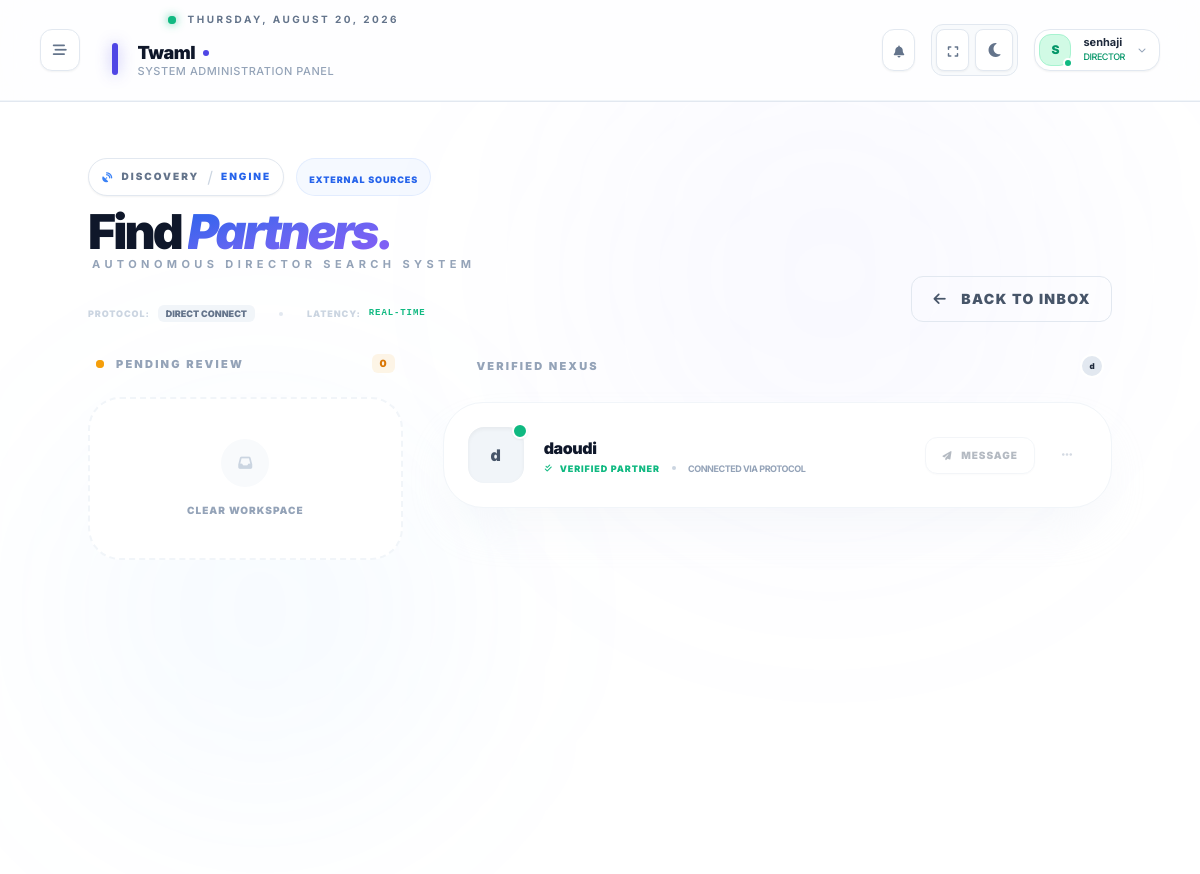
/communication/connections/ (signed in), run on an earlier commit of the app's database.
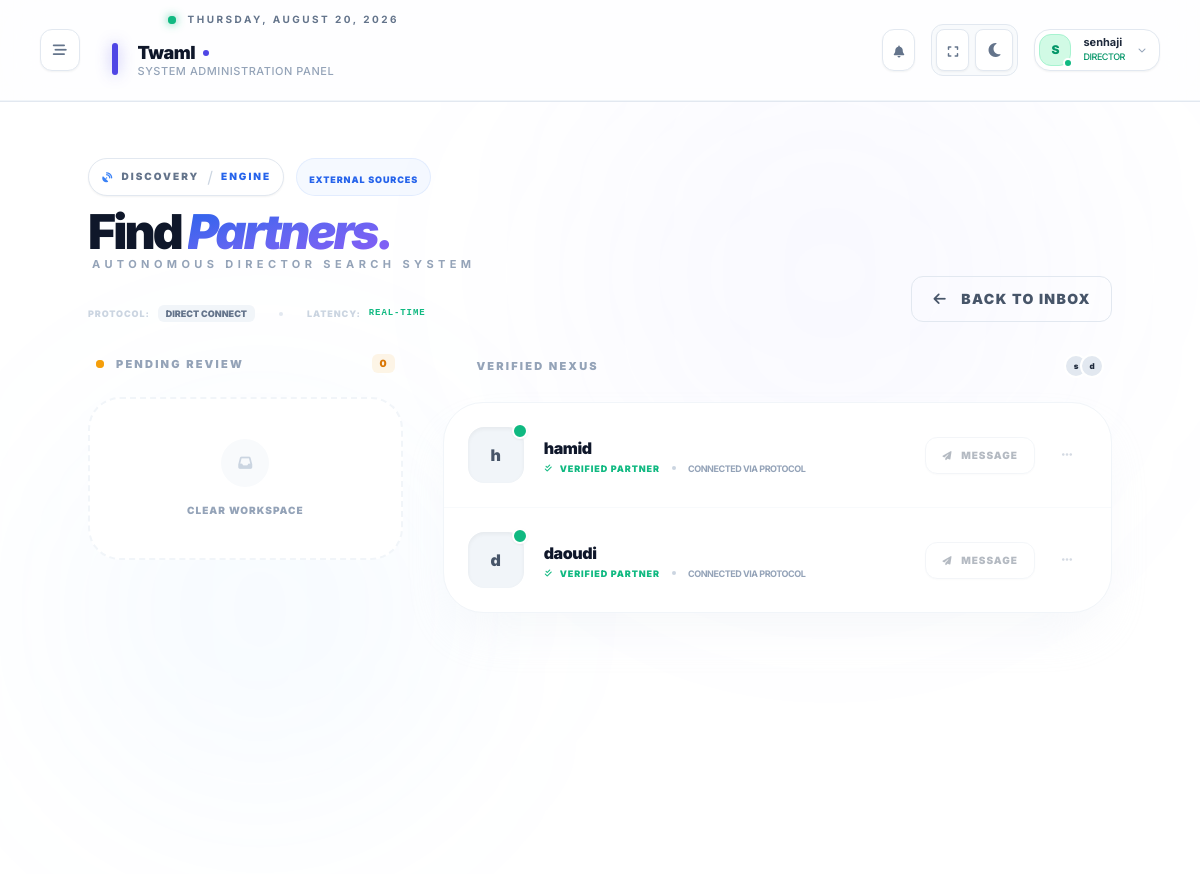
And on a later commit of the database.
### communication/models.py (models this page shows, shortened)
class DirectorConnection(models.Model):
    from_director = models.ForeignKey(
        Director,
        on_delete=models.CASCADE,
        related_name="connections_initiated"
    )
    to_director = models.ForeignKey(
        Director,
        on_delete=models.CASCADE,
        related_name="connections_received"
    )
    is_confirmed = models.BooleanField(default=False)
    created_at = models.DateTimeField(auto_now_add=True)
    updated_at = models.DateTimeField(auto_now=True)
    class Meta:
        unique_together = ('from_director', 'to_director')
        verbose_name = "Director Connection"
        verbose_name_plural = "Director Connections"

### accounts/models.py (models this page shows, shortened)
class Director(models.Model):
    user = models.OneToOneField(
        User,
        on_delete=models.CASCADE,
        primary_key=True,
        related_name="director_profile",
    )
    qualification_cert = models.CharField(max_length=100, blank=True)
    hired_at = models.DateField(null=True, blank=True)
    organization = models.ForeignKey(
        "dashboard.Organization", on_delete=models.CASCADE, null=True, blank=True, related_name="directors"
    )

class User(AbstractUser):
    ROLE_CHOICES = (
        ("owner", "Network Owner"),
        ("director", "Director"),
        ("vice_director", "Vice Director"),
        ("educator", "Educator"),
        ("parent", "Parent"),
    )
    username = None
    user_id = models.UUIDField(primary_key=True, default=uuid.uuid4, editable=False)
    email = models.EmailField(_("email address"), unique=True)
    full_name = models.CharField(max_length=255)
    phone_number = models.CharField(max_length=20, blank=True, null=True)
    profile_photo = models.ImageField(upload_to=user_directory_path, blank=True, null=True)
    role_type = models.CharField(max_length=20, choices=ROLE_CHOICES)
    is_active = models.BooleanField(default=True)
    created_at = models.DateTimeField(auto_now_add=True)
    groups = models.ManyToManyField(
        "auth.Group",
        related_name="core_user_set",
        blank=True,
        verbose_name="groups",
        help_text="The groups this user belongs to.",
    )
    user_permissions = models.ManyToManyField(
        "auth.Permission",
        related_name="core_user_set",
        blank=True,
        verbose_name="user permissions",
        help_text="Specific permissions for this user.",
    )
    USERNAME_FIELD = "email"
    REQUIRED_FIELDS = ["full_name", "phone_number"]
    objects = CustomUserManager()

### communication/views.py (the view)
# urls.py: path("connections/", views.connection_list, name="connection_list"),
@login_required
def connection_list(request):
    if request.user.role_type != "director":
        return redirect('dashboard:home')
    director_profile = request.user.director_profile
    pending_requests = DirectorConnection.objects.filter(
        to_director=director_profile,
        is_confirmed=False
    )
    confirmed_connections = DirectorConnection.objects.filter(
        (Q(from_director=director_profile) | Q(to_director=director_profile)),
        is_confirmed=True
    )
    return render(request, "connections.html", {
        "pending_requests": pending_requests,
        "confirmed_connections": confirmed_connections
    })

### communication/context_processors.py (called while the page is built)
def unread_messages_count(request):
    if request.user.is_authenticated:
        count = Message.objects.filter(receiver=request.user, is_read=False).count()
        return {'unread_count': count}
    return {'unread_count': 0}

### dashboard/context_processors/theme_sidebar.py (called while the page is built)
def theme(request):
    return {'theme': request.COOKIES.get('theme', 'light')}

def sidebar(request):
    return {'sidebar_state': request.COOKIES.get('sidebar', 'closed')}

### communication/templates/connections.html (shortened to what the changed rows need)
{% extends "base.html" %}
{% block content %}
<div class="relative min-h-[90vh] bg-white dark:bg-slate-950 overflow-hidden py-8 px-6">
    <div class="relative z-10 max-w-5xl mx-auto space-y-8">
        <div class="flex flex-col md:flex-row md:items-end justify-between gap-6">
            <div class="relative group space-y-6">
                <div class="flex flex-col lg:flex-row lg:items-end justify-between gap-8 relative z-10">
                    <div class="space-y-4">
                        <div class="space-y-1">
                            <h1 class="text-5xl font-black text-slate-900 dark:text-white leading-[0.85] tracking-[-0.06em]">
                                Find <span class="bg-gradient-to-br from-blue-600 via-indigo-500 to-violet-500 bg-clip-text text-transparent italic">Partners.</span>
                            </h1>
                        </div>
                    </div>
                </div>
            </div>
        </div>
        <div class="grid grid-cols-1 lg:grid-cols-12 gap-10">
            <div class="lg:col-span-4 space-y-6">
                <div class="flex items-center justify-between px-2">
                    <h2 class="text-[11px] font-black text-slate-400 dark:text-slate-500 uppercase tracking-[0.2em] flex items-center gap-3">
                        <span class="relative flex h-2 w-2">
                            <span class="relative inline-flex rounded-full h-2 w-2 bg-amber-500"></span>
                        </span>
                        Pending Review
                    </h2>
                </div>
            </div>
            <div class="lg:col-span-8 space-y-6">
                <div class="flex items-center justify-between px-2">
                    <h2 class="text-[11px] font-black text-slate-400 dark:text-slate-500 uppercase tracking-[0.2em] flex items-center gap-3">
                        Verified Nexus
                    </h2>
                    <div class="flex -space-x-2">
                        {% for conn in confirmed_connections|slice:":3" %}
                        <div class="w-6 h-6 rounded-full border-2 border-white dark:border-slate-950 bg-slate-200 dark:bg-slate-800 flex items-center justify-center text-[8px] font-black">
                            {{ conn.from_director.user.full_name|slice:":1" }}
                        </div>
                        {% endfor %}
                    </div>
                </div>
                <div class="bg-white dark:bg-slate-900 rounded-[2.5rem] border border-slate-100 dark:border-slate-800 shadow-2xl shadow-slate-200/30 dark:shadow-none overflow-hidden">
                    <div class="divide-y divide-slate-50 dark:divide-slate-800/50">
                        {% for conn in confirmed_connections %}
                        <div class="p-6 flex items-center justify-between group hover:bg-slate-50/50 dark:hover:bg-blue-500/5 transition-all duration-300">
                            <div class="flex items-center gap-5">
                                <div class="relative group-hover:scale-110 transition-transform duration-500">
                                    <div class="w-14 h-14 rounded-2xl bg-slate-100 dark:bg-slate-800 flex items-center justify-center text-slate-400 group-hover:bg-white dark:group-hover:bg-slate-700 transition-colors shadow-inner">
                                        <span class="text-base font-black text-slate-600 dark:text-slate-300">
                                            {% if conn.from_director.user == user %}
                                                {{ conn.to_director.user.full_name|slice:":1" }}
                                            {% else %}
                                                {{ conn.from_director.user.full_name|slice:":1" }}
                                            {% endif %}
                                        </span>
                                    </div>
                                    <div class="absolute -top-1 -right-1 w-4 h-4 bg-emerald-500 border-2 border-white dark:border-slate-900 rounded-full shadow-sm"></div>
                                </div>
                                <div>
                                    <h3 class="text-base font-black text-slate-900 dark:text-white tracking-tight group-hover:text-indigo-600 transition-colors">
                                        {% if conn.from_director.user == user %}
                                            {{ conn.to_director.user.full_name }}
                                        {% else %}
                                            {{ conn.from_director.user.full_name }}
                                        {% endif %}
                                    </h3>
                                    <div class="flex items-center gap-3 mt-0.5">
                                        <span class="text-[9px] font-black text-emerald-500 uppercase tracking-widest flex items-center gap-1.5">
                                            <i class="fa-solid fa-check-double text-[8px]"></i> Verified Partner
                                        </span>
                                        <span class="w-1 h-1 rounded-full bg-slate-300 dark:bg-slate-700"></span>
                                        <span class="text-[9px] font-bold text-slate-400 uppercase tracking-tighter">
                                            Connected via Protocol
                                        </span>
                                    </div>
                                </div>
                            </div>
                            <div class="flex items-center gap-3 opacity-40 group-hover:opacity-100 transition-opacity">
                                <a href="{% url 'communication:send_message' %}"
                                   class="flex items-center gap-2 px-4 py-2.5 rounded-xl bg-white dark:bg-slate-800 border border-slate-200 dark:border-slate-700 text-slate-600 dark:text-slate-300 text-[10px] font-black uppercase tracking-widest hover:border-indigo-500 hover:text-indigo-600 transition-all shadow-sm">
                                    <i class="fa-solid fa-paper-plane text-[9px]"></i> Message
                                </a>
                                <button class="w-10 h-10 rounded-xl flex items-center justify-center text-slate-400 hover:bg-slate-100 dark:hover:bg-slate-800 transition-all">
                                    <i class="fa-solid fa-ellipsis-h text-xs"></i>
                                </button>
                            </div>
                        </div>
                        {% endfor %}
                    </div>
                </div>
            </div>
        </div>
    </div>
</div>
{% endblock %}

What changed in the data, as far as the page shows it:
added DirectorConnection: from_director.user.full_name "s", to_director.user.full_name "h", to_director.user.full_name "hamid"
